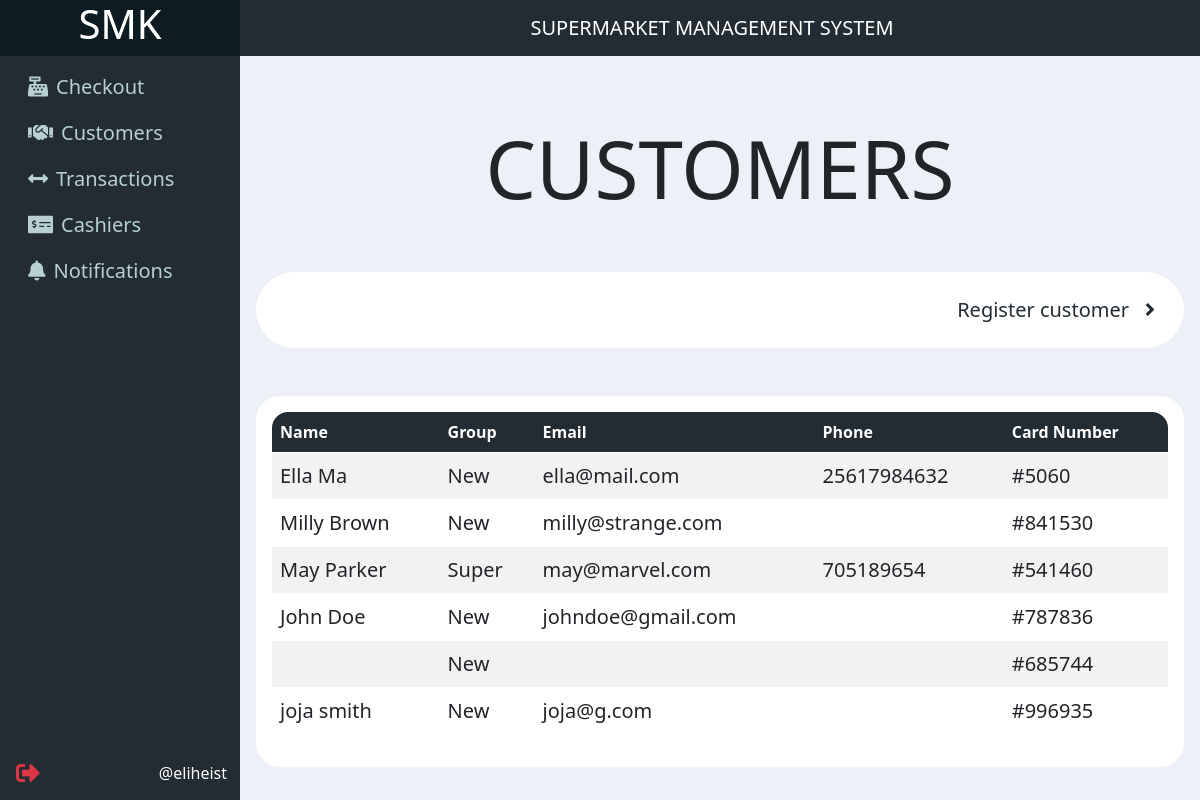
The page /accounts/customers/ (signed in) on the database its author committed.
### accounts/models.py (models this page shows, shortened)
class Customer(models.Model):
    name = models.CharField(max_length=50, null=True)
    email = models.EmailField(max_length=254, null=True)
    phone = models.CharField(max_length=15, blank=True, null=True)
    card_number = models.PositiveIntegerField(unique=True, null=True)
    date_registered = models.DateTimeField(auto_now_add=True)
    group = models.ForeignKey("CustomerGroup", on_delete=models.SET_NULL, null=True, related_name='customers', default=1)

class CustomerGroup(models.Model):
    name = models.CharField(max_length=50)
    discount = models.FloatField()

class User(AbstractUser):
    is_manager = models.BooleanField(default=False)
    is_cashier = models.BooleanField(default=True)
    customer_account = models.ForeignKey('Customer', on_delete=models.DO_NOTHING, null=True)

### accounts/views.py (the view)
# urls.py: path('customers/', CustomerListView.as_view(), name='customer-list'),
class CustomerListView(LoginRequiredMixin, ListView):
    model = Customer
    context_object_name = 'customers'
    template_name = "accounts/customer-list.html"

### accounts/templates/accounts/customer-list.html
{% extends 'base.html' %}
{% block content %}
  <h1 class="text-center display-1 py-5 text-uppercase">Customers</h1>
  <div class="d-flex justify-content-end bg-white rounded-pill p-3">
    <a href="{% url 'accounts:customer-create' %}" class="btn text-primary fs-5">Register customer<i class="fas fa-angle-right ms-3"></i></a>
  </div>
    <div class="p-3 bg-white rounded-5 mt-5">
      <table class="table table-striped bg-white rounded-4">
        <thead class="bg-primary text-white">
                <th scope="col">Name</th>
                <th scope="col">Group</th>
                <th scope="col">Email</th>
                <th scope="col">Phone</th>
                <th scope="col">Card Number</th>
        </thead>
        <tbody>
            {% for customer in customers %}
            <tr class="lead border-white border-bottom-0">
                <td>{{ customer.name }}</td>
                <td>{{ customer.group.name }}</td>
                <td>{{ customer.email }}</td>
                <td>
                  {% if customer.phone %}
                  {{ customer.phone }}
                  {% endif %}
                </td>
                <td>#{{ customer.card_number }}</td>
            </tr>
            {% endfor %}
        </tbody>
    </table>
    </div>
{% endblock content %}

### templates/base.html (shortened to what this page needs)
{% load static %}
<!DOCTYPE html>
<html lang="en">
<head>
    <link rel="stylesheet" href="{% static 'css/style.min.css' %}">
    <link rel="stylesheet" href="{% static 'fontawesome/css/all.min.css' %}">
</head>
<body class="bg-light">
    <section id="base-site">
        <div class="bg-primary site-brand">
            <h1 class="text-uppercase text-white text-center">smk</h1>
        </div>
        {% include 'components/header.html' %}
        <section id="dynamic-main" class="p-3">
            {% block content %}
            {% endblock content %}
        </section>
        {% include 'components/footer.html' %}
    </section>
</body>
</html>

### templates/components/header.html
{% load static %}
<header>
  <div class="navbar navbar-expand navbar-dark bg-primary" aria-label="Second navbar example">
    <div class="container-fluid d-flex justify-content-center">
        <a class="navbar-brand text-uppercase" href="#">supermarket management system</a>
    </div>
  </div>
</header>

### templates/components/footer.html (shortened to what this page needs)
{% load static %}
<footer class="h-100 bg-dark d-grid">
  <nav class="navbar navbar-expand align-items-start" aria-label="Second navbar example">
    <div class="container">
      {% if request.user.is_authenticated %}
      <div class="collapse navbar-collapse" id="navbarsExample02">
        <ul class="navbar-nav mb-auto fs-5 d-flex flex-column">
          <li class="nav-item  mx-2">
            <a class="nav-link text-altlight" href="{% url 'main:landingpage' %}"><i
                class="fas fa-cash-register me-2"></i>Checkout</a>
          </li>
          <li class="nav-item  mx-2">
            <a class="nav-link text-altlight" href="{% url 'accounts:customer-list' %}"><i
                class="fas fa-handshake me-2"></i>Customers</a>
          </li>
          {% if request.user.is_staff %}
          <li class="nav-item  mx-2">
            <a class="nav-link text-altlight" href="{% url 'sales:sales-list' %}"><i
                class="fas fa-arrows-alt-h me-2"></i>Transactions</a>
          </li>
          <li class="nav-item  mx-2">
            <a class="nav-link text-altlight" href="{% url 'accounts:cashier-list' %}"><i
                class="fas fa-money-check-alt me-2"></i>Cashiers</a>
          </li>
          <li class="nav-item  mx-2">
            <a class="nav-link text-altlight" href="#" id="notification-area" data-url="{% url 'api:notifications' %}"><i class="fas fa-bell me-2"></i>Notifications </a>
          </li>
          {% endif %}
        </ul>
      </div>
      {% endif %}
    </div>
  </nav>
  <div class="notifications">
  </div>
  <div class="d-flex justify-content-between py-2">
    {% if request.user.is_authenticated %}
    <a class="text-decoration-none m-0 text-danger d-flex align-items-center ms-3" href="{% url 'accounts:logout' %}"><i
      class="fas fa-sign-out-alt fs-4"></i></a>
    <div class="user text-light d-flex align-items-center">
      <div class="dropdown">
        <button class="btn text-white" type="button" id="dropdownMenuButton" data-bs-toggle="dropdown"
          aria-expanded="false">
          @{{ request.user.username }}
        </button>
      </div>
    </div>
    {% endif %}
  </div>
</footer>

### templates/base.html (style rules this page uses)
#base-site { display: grid; grid-template-columns: 1.2fr 5fr; grid-template-rows: auto 1fr; grid-template-areas: "title header" "footer main" ; height: 100vh; overflow: hidden; }
#base-site header { grid-area: header; }
#base-site #dynamic-main { grid-area: main; overflow-y: auto; }
#base-site footer { grid-area: footer; height: 100%; }
#base-site .site-brand { grid-area: title; filter: contrast(1.2); }
footer { grid-template-rows: auto 1fr auto; }

### rows shown on the page
Customer: name "Ella Ma", group.name "New", email "ella@mail.com", phone "25617984632", card_number "5060"
Customer: name "Milly Brown", group.name "New", email "milly@strange.com", card_number "841530"
Customer: name "May Parker", group.name "Super", email "may@marvel.com", phone "705189654", card_number "541460"
Customer: name "John Doe", group.name "New", email "johndoe@gmail.com", card_number "787836"
Customer: group.name "New", card_number "685744"
Customer: name "joja smith", group.name "New", email "joja@g.com", card_number "996935"
User: user.username "eliheist"
